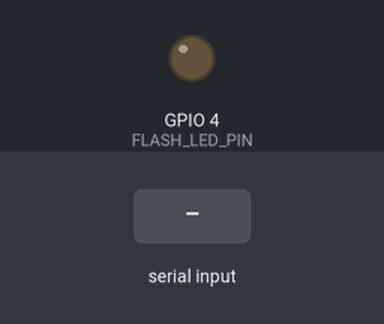
The sketch below on a simulated ESP32. Shown: output pins drawn as LEDs (lit = HIGH). The test bench sets the inputs (shaded band). WiFi joins after 1.5 s; servers stay silent unless stated; uploads are accepted with an empty reply; the camera gives no picture; what the sketch prints to the serial monitor is not drawn.

Above: at 3.0 s.
3.1 s: "Y" received over Serial
At 3.31 s:
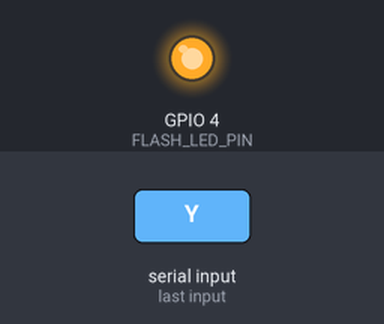
Timing chart, 0 to 6.1 s (numbered marks = the images above; inputs shaded):
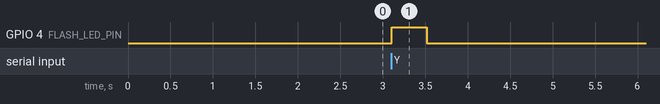

The sketch:

esp32_cam.ino
```cpp
#include <WiFi.h>
#include <HTTPClient.h>
#include "esp_camera.h"
#include "soc/soc.h"
#include "soc/rtc_cntl_reg.h"

// WiFi credentials
const char* ssid = "redf";
const char* password = "12345678";

// Flask server endpoints
const char* streamUrl = "http://192.168.21.62:5000/stream"; // realtime preview
const char* uploadUrl = "http://192.168.21.62:5000/upload"; // capture manual

// Flash LED pin
#define FLASH_LED_PIN 4

// Kamera pin mapping (AI-Thinker ESP32-CAM)
#define PWDN_GPIO_NUM     32
#define RESET_GPIO_NUM    -1
#define XCLK_GPIO_NUM      0
#define SIOD_GPIO_NUM     26
#define SIOC_GPIO_NUM     27
#define Y9_GPIO_NUM       35
#define Y8_GPIO_NUM       34
#define Y7_GPIO_NUM       39
#define Y6_GPIO_NUM       36
#define Y5_GPIO_NUM       21
#define Y4_GPIO_NUM       19
#define Y3_GPIO_NUM       18
#define Y2_GPIO_NUM        5
#define VSYNC_GPIO_NUM    25
#define HREF_GPIO_NUM     23
#define PCLK_GPIO_NUM     22

// Interval stream (ms)
unsigned long lastStreamTime = 0;
const unsigned long streamInterval = 1000; // realtime tiap 1 detik

void setup() {
  Serial.begin(115200);
  WRITE_PERI_REG(RTC_CNTL_BROWN_OUT_REG, 0);

  pinMode(FLASH_LED_PIN, OUTPUT);
  digitalWrite(FLASH_LED_PIN, LOW);

  // WiFi connect
  WiFi.begin(ssid, password);
  Serial.print("Connecting to WiFi");
  while (WiFi.status() != WL_CONNECTED) {
    delay(500);
    Serial.print(".");
  }
  Serial.println("\nWiFi connected!");
  Serial.print("IP Address: ");
  Serial.println(WiFi.localIP());

  // Kamera config
  camera_config_t config;
  config.ledc_channel = LEDC_CHANNEL_0;
  config.ledc_timer = LEDC_TIMER_0;
  config.pin_d0 = Y2_GPIO_NUM;
  config.pin_d1 = Y3_GPIO_NUM;
  config.pin_d2 = Y4_GPIO_NUM;
  config.pin_d3 = Y5_GPIO_NUM;
  config.pin_d4 = Y6_GPIO_NUM;
  config.pin_d5 = Y7_GPIO_NUM;
  config.pin_d6 = Y8_GPIO_NUM;
  config.pin_d7 = Y9_GPIO_NUM;
  config.pin_xclk = XCLK_GPIO_NUM;
  config.pin_pclk = PCLK_GPIO_NUM;
  config.pin_vsync = VSYNC_GPIO_NUM;
  config.pin_href = HREF_GPIO_NUM;
  config.pin_sscb_sda = SIOD_GPIO_NUM;
  config.pin_sscb_scl = SIOC_GPIO_NUM;
  config.pin_pwdn = PWDN_GPIO_NUM;
  config.pin_reset = RESET_GPIO_NUM;
  config.xclk_freq_hz = 20000000;
  config.pixel_format = PIXFORMAT_JPEG;

  if (psramFound()) {
    config.frame_size = FRAMESIZE_VGA;  // 640x480
    config.jpeg_quality = 10;
    config.fb_count = 2;
  } else {
    config.frame_size = FRAMESIZE_SVGA; // 800x600
    config.jpeg_quality = 12;
    config.fb_count = 1;
  }

  esp_err_t err = esp_camera_init(&config);
  if (err != ESP_OK) {
    Serial.printf("Camera init failed 0x%x\n", err);
    return;
  }

  Serial.println("Camera initialized successfully!");
}

void loop() {
  unsigned long now = millis();

  // =============== 1️⃣ STREAM REALTIME (tiap 1 detik) ===============
  if (now - lastStreamTime >= streamInterval) {
    lastStreamTime = now;

    camera_fb_t *fb = esp_camera_fb_get();
    if (fb) {
      if (WiFi.status() == WL_CONNECTED) {
        HTTPClient http;
        http.begin(streamUrl);
        http.addHeader("Content-Type", "image/jpeg");
        int code = http.POST(fb->buf, fb->len);
        if (code > 0)
          Serial.printf("Stream sent (%d)\n", code);
        http.end();
      }
      esp_camera_fb_return(fb);
    }
  }

  // =============== 2️⃣ MANUAL CAPTURE (via Serial) ===============
  if (Serial.available() > 0) {
    char c = Serial.read();
    if (c == 'Y' || c == 'y') {
      Serial.println("Manual capture triggered!");

      digitalWrite(FLASH_LED_PIN, HIGH);
      delay(150); // beri waktu nyala

      camera_fb_t *captureFb = esp_camera_fb_get();
      if (captureFb) {
        if (WiFi.status() == WL_CONNECTED) {
          HTTPClient http;
          http.begin(uploadUrl);
          http.addHeader("Content-Type", "image/jpeg");

          int code = http.POST(captureFb->buf, captureFb->len);
          if (code > 0)
            Serial.printf("Upload success (%d)\n", code);
          else
            Serial.printf("Upload failed (%d)\n", code);

          http.end();
        }
        esp_camera_fb_return(captureFb);
      }

      digitalWrite(FLASH_LED_PIN, LOW);
    }
  }

  delay(10);
}
```

Measured:
- after the input at 3.1 s, GPIO 4 (FLASH_LED_PIN): LOW → HIGH at once, → LOW 0.41 s later
